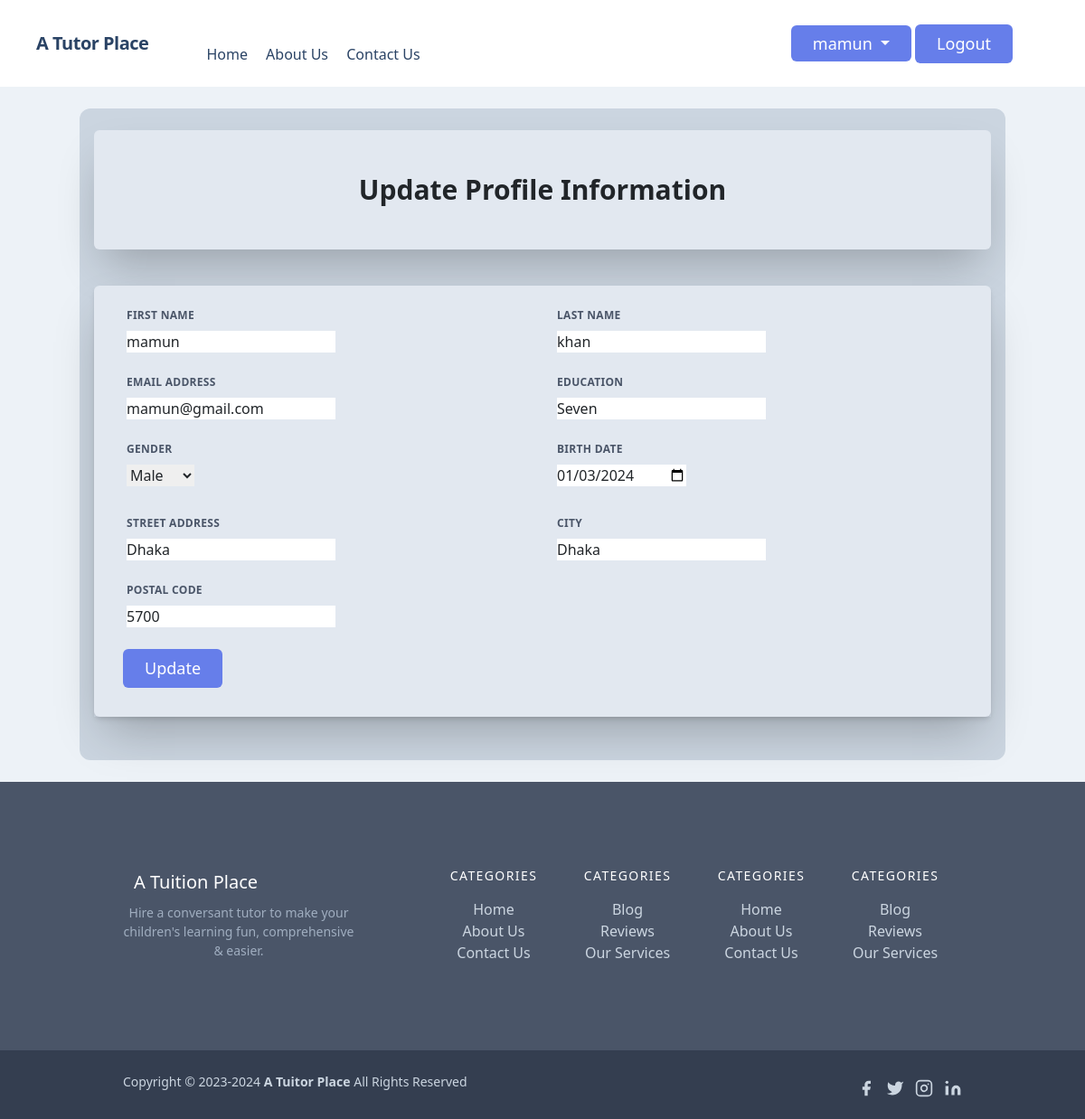
The app's page /users/update_profile/ (signed in), older data.
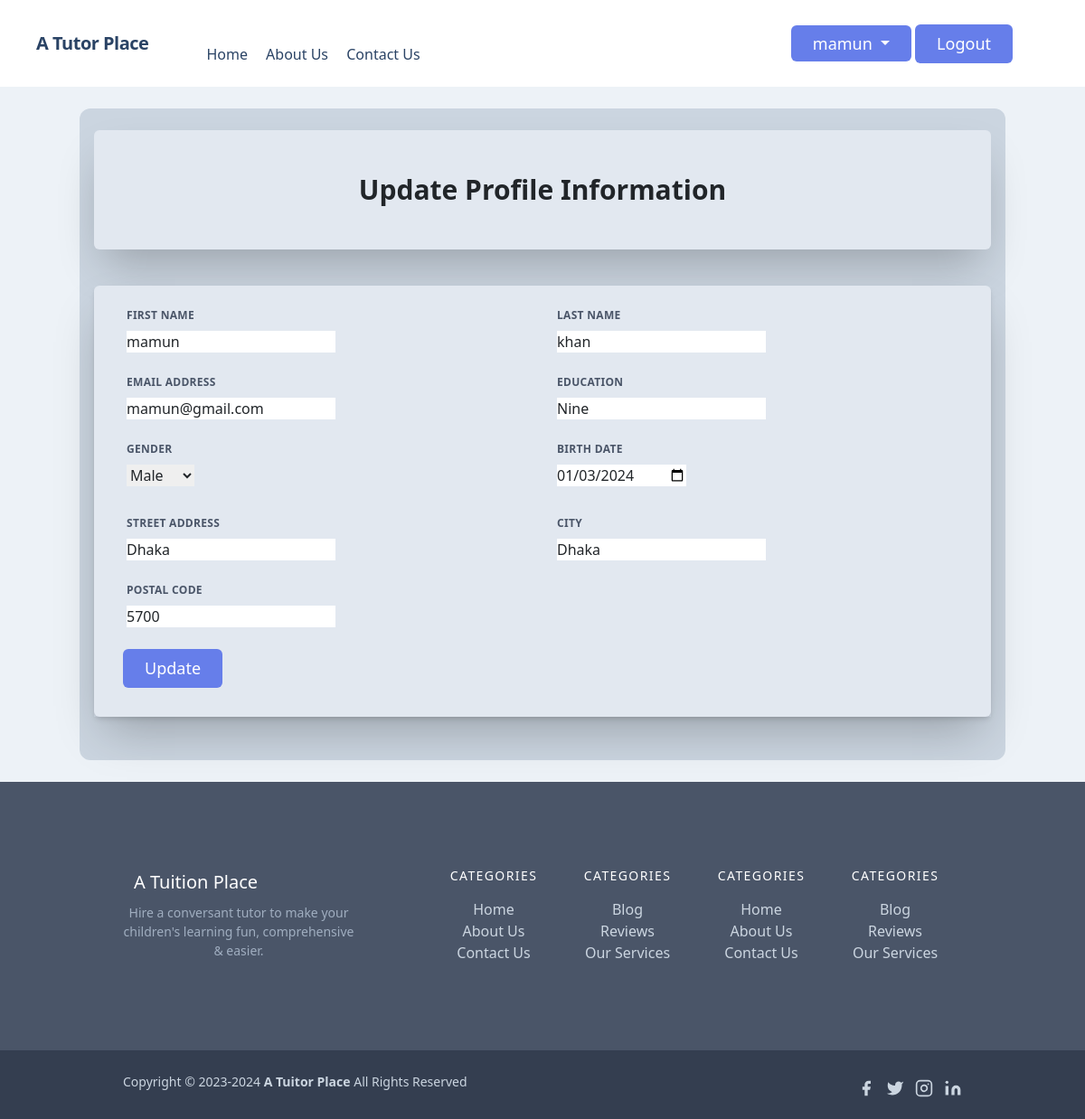
The same page, newer data.
### users/models.py (models this page shows, shortened)
class UserAccountModels(models.Model):
    user = models.OneToOneField(
        User, related_name='account', on_delete=models.CASCADE)
    birth_date = models.DateField(null=True, blank=True)
    gender = models.CharField(max_length=10, choices=GENDER_TYPE)
    education = models.CharField(max_length=60)

### users/views.py (the view, shortened to what this page needs)
# urls.py: path('update_profile/', UserAccountUpdateView.as_view(), name='update_profile'),
class UserAccountUpdateView(View):
    template_name = 'update_profile.html'
    def get(self, request):
        form = UserUpdateForm(instance=request.user)
        return render(request, self.template_name, {'form': form})

### users/templates/update_profile.html (shortened to what the changed rows need)
{% extends 'base.html' %} {% load static %} {% block content %}
<div class="bg-gray-400 px-3 py-4 rounded-xl my-6">
    <h1 class="font-bold text-3xl text-center py-5 shadow-2xl rounded bg-gray-300">Update Profile Information</h1>
    <div class="w-full mt-10 shadow-2xl">
        <form method="post" class="bg-gray-300 shadow-md rounded px-8 pt-6 pb-8 mb-4">
            <div class="flex flex-wrap -mx-3 mb-6">
                <div class="w-full md:w-1/2 px-3 mb-6 md:mb-0">
                    <label class="block uppercase tracking-wide text-gray-700 text-xs font-bold mb-2" for="{{ form.education.id_for_label }}">
                        {{ form.education.label }}
                    </label> {{ form.education }}
                </div>
            </div>
        </form>
    </div>
</div>
{% endblock %}

Row changes from the older to the newer data that the page shows:
changed UserAccountModels: education "Seven" → "Nine"
